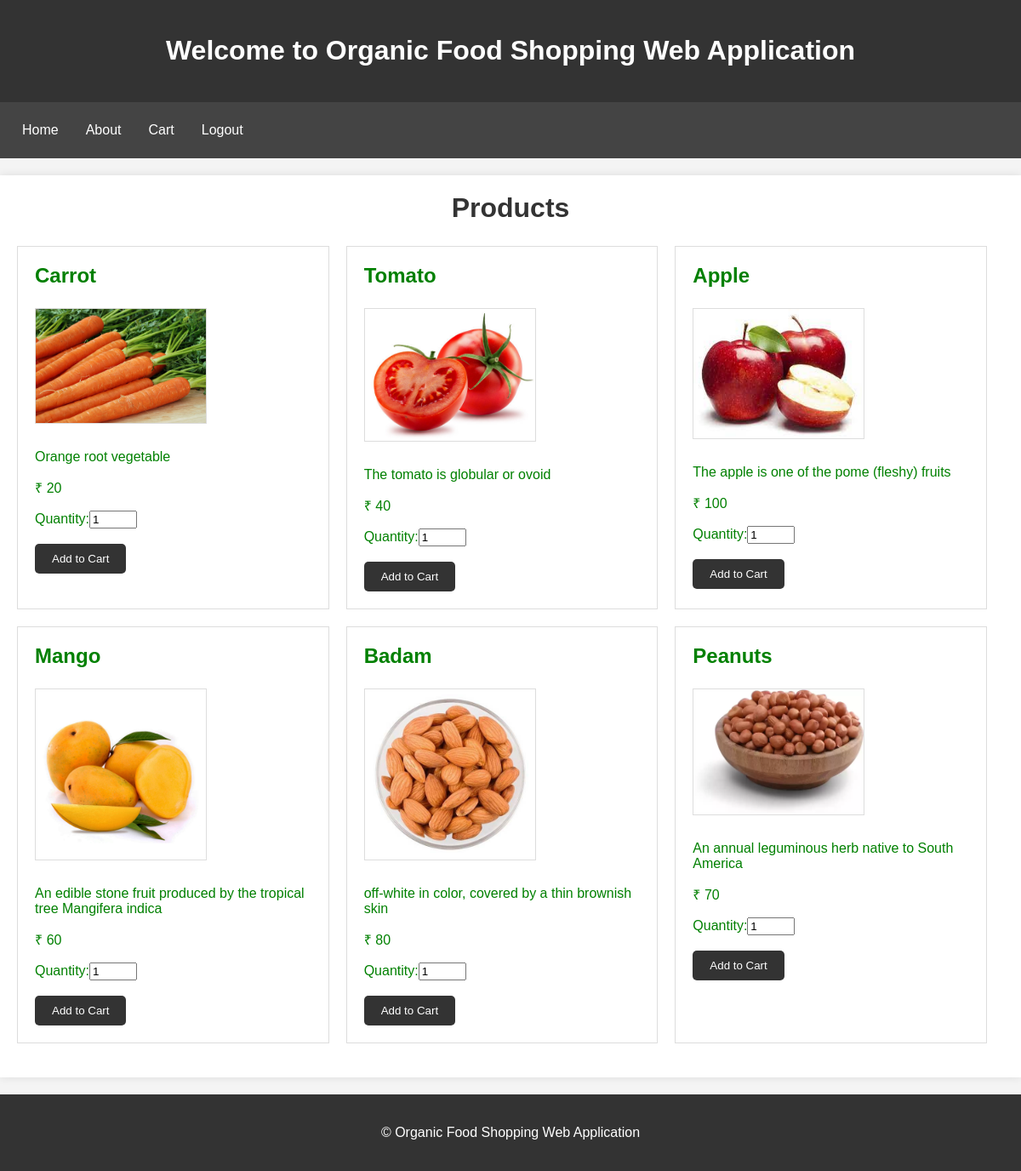
The page /shop.php on the database its author committed.
### tables this page shows
CREATE TABLE products (
  id int(11) NOT NULL,
  name text NOT NULL,
  price int(11) NOT NULL,
  img varchar(255) NOT NULL,
  info varchar(255) NOT NULL
);

### shop.php (the view, shortened to what this page needs)
<?php
$servername = "localhost";
$username = "root";
$password = "";
$dbname = "basicecomm";
$conn = mysqli_connect($servername, $username, $password, $dbname);
$sql = "SELECT * FROM products";
$result = mysqli_query($conn, $sql);
?>
<!DOCTYPE html>
<html lang="en">
<head>
    <link rel="stylesheet" href="shop.css">
</head>
<body>
    <header>
        <h1>Welcome <?php
                    ?> to Organic Food Shopping Web Application</h1>
    </header>
    <nav>
        <a href="shop.php">Home</a>
        <a href="#">About</a>
        <a href="cart.php">Cart</a>
        <a href="logout.php">Logout</a>
    </nav>
    <main>
    <h2>Products</h2>
        <ul>
            <?php
            while ($row = mysqli_fetch_assoc($result)) {
                echo "<li>";
                echo "<h3>" . $row['name'] . "</h3>";
                echo "<img src='admin/" . $row['img'] . "' alt='Product Image' width='300' >";
                echo "<p>" . $row['info'] . "</p>";
                echo "<p><span>&#8377 " . $row['price'] . "</span></p>";
                echo "<form method='post' action='shop.php'>";
                echo "<label for='product" . $row['id'] . "_quantity'>Quantity:</label>";
                echo "<input type='number' id='product" . $row['id'] . "_quantity' name='product_quantity' value='1' min='1' max='10'><br><br>";
                echo "<button type='submit' name='add_to_cart'>Add to Cart</button>";
                echo "</form>";
                echo "</li>";
            }
        ?>
        </ul>
    </main>
    <footer>
        <p>&copy; Organic Food Shopping Web Application</p>
    </footer>
</body>
</html>

### shop.css (style rules this page uses)
body { margin: 0; padding: 0; background-color: white; color: green; font-family: Arial, sans-serif; }
header { background-color: white; color: green; padding: 20px; }
nav { background-color: #999999; padding: 10px; }
nav a { color: red; text-decoration: none; padding: 2px; display: flex; cursor: pointer; }
main { max-width: 1200px; margin: 0 auto; padding: 20px; }
h2 { font-size: 32px; margin-top: 0; }
ul { list-style: none; margin: 0; padding: 0; display: flex; flex-wrap: wrap; }
li { margin-right: 20px; margin-bottom: 20px; flex-basis: calc(33.33% - 20px); }
h3 { font-size: 24px; margin-top: 0; }
img { max-width: 200px; height: 200px; margin-bottom: 10px; }
button { background-color: #333; color: #fff; border: none; padding: 10px; cursor: pointer; }

### shop.php (style rules this page uses)
body { font-family: Arial, sans-serif; margin: 0; padding: 0; background-color: #f4f4f4; }
header { background-color: #333; color: #fff; padding: 20px; text-align: center; }
nav { background-color: #444; overflow: hidden; }
nav a { float: left; display: block; color: #fff; text-align: center; padding: 14px 16px; text-decoration: none; }
main { max-width: 1200px; margin: 20px auto; padding: 20px; background-color: #fff; box-shadow: 0 0 10px rgba(0, 0, 0, 0.1); }
h2 { color: #333; text-align: center; }
ul { list-style: none; padding: 0; margin: 0; display: flex; flex-wrap: wrap; justify-content: space-around; }
li { width: 30%; margin-bottom: 20px; padding: 20px; border: 1px solid #ddd; box-sizing: border-box; background-color: #fff; transition: transform 0.3s ease-in-out; }
img { width: 100%; height: auto; border: 1px solid #ddd; }
form { margin-top: 10px; }
button { background-color: #333; color: #fff; padding: 10px 20px; border: none; border-radius: 5px; cursor: pointer; }
footer { background-color: #333; color: #fff; padding: 20px; text-align: center; }

### rows shown on the page
products: name "Carrot", img (picture), info "Orange root vegetable", price "20", product_quantity "1"
products: name "Tomato", img (picture), info "The tomato is globular or ovoid", price "40"
products: name "Apple", img (picture), info "The apple is one of the pome (fleshy) fruits", price "100"
products: name "Mango", img (picture), info "An edible stone fruit produced by the tropical tree Mangifera indica", price "60"
products: name "Badam", img (picture), info "off-white in color, covered by a thin brownish skin", price "80"
products: name "Peanuts", img (picture), info "An annual leguminous herb native to South America", price "70"
